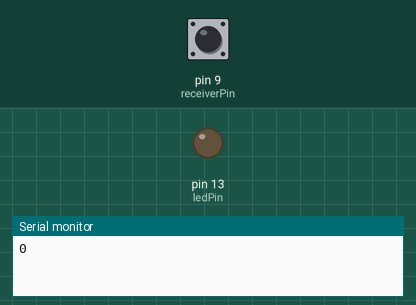
Bench run of a sketch on a simulated Arduino Uno, built with avr-gcc and run on an emulated ATmega328P. Parts: output pins drawn as LEDs (lit = HIGH), the last lines printed to the serial monitor. The test bench sets the inputs (shaded band); at power-on: pin 9 (receiverPin) LOW.

Above: at 2.2 s.
2.3 s: pin 9 (receiverPin) pulsed HIGH 5 times (0.12 s each, 0.3 s apart)
At 4.4 s:
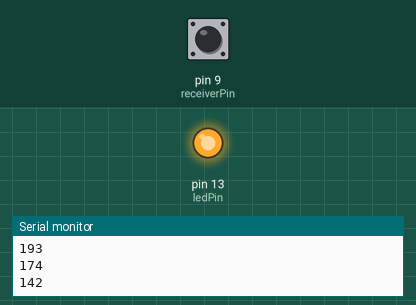
Timing chart, 0 to 6.1 s (numbered marks = the images above; inputs shaded):
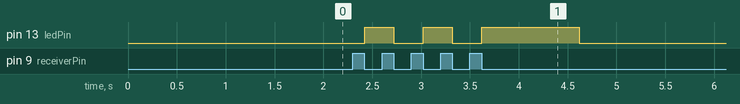

Measured:
- after the input at 2.3 s, pin 13 (ledPin): goes HIGH 0.29 s, LOW 0.30 s, HIGH 0.30 s, LOW 0.30 s, HIGH 1.0 s, then LOW, starting after 0.13 s

The sketch:

OpenLog_Stopwatch.ino
```cpp
/* 4-14-2010 SparkFun Electronics 2012 Nathan Seidle [2-11-2016 edited by BingCheng for WeightThresholdStudy] */

#define ledPin 13       //Status LED connected to digital pin 13
#define receiverPin 9    // button on pin 9 (DEFINE PWM READING PIN)
#include <Adafruit_GPS.h>
#include <SoftwareSerial.h>         //for arduino newer than 1.0
SoftwareSerial mySerial(10, 11);    //mySerial(GPSTX, GPSRX)
Adafruit_GPS GPS(&mySerial);
#define GPSECHO  false    //true to listen to raw GPS data

byte signalState;                   // variable to store PWM
int lastsignalState;                // variable to store last PWM
long previousMillis = 0;            // variable to store last time LED was updated
long startTime ;                    // START time for stop watch
long elapsedTime ;                  // ELAPSED time for stop watch
int fractional;                     // variable used to store FRACTIONAL part of TIME
int blinking = false;               // condition for blinking - timer is TIMING
long interval = 100;                // blink interval - change to suit
int value = LOW;                    // previous value of the LED

boolean usingInterrupt = false;  //off by default - keep track on interrupt
void useInterrupt(boolean); // Func prototype keeps Arduino 0023 happy

void setup()
{
  Serial.begin(115200); //Set baud rate
  pinMode(ledPin, OUTPUT);  //LED
  pinMode(receiverPin, INPUT);   //Read PWM

  GPS.begin(9600);      // 9600 NMEA is the default baud rate for MTK - some use 4800
     //RMC: Time, date, position, course and speed data (Up to 10Hz)
     //GGA: Time, position and fix type data (RMGCCA - Up to 5Hz)
     //ALLDATA: Up to 1Hz ONLY
  //GPS.sendCommand(PMTK_SET_NMEA_OUTPUT_RMCGGA);
  GPS.sendCommand(PMTK_SET_NMEA_OUTPUT_RMCONLY);
  //GPS.sendCommand(PMTK_SET_NMEA_OUTPUT_ALLDATA);

     // Set the update rate, update and pos fix
  //GPS.sendCommand(PMTK_SET_NMEA_UPDATE_1HZ);
  GPS.sendCommand(PMTK_SET_NMEA_UPDATE_5HZ);
  //GPS.sendCommand(PMTK_SET_NMEA_UPDATE_10HZ);
  //GPS.sendCommand(PMTK_API_SET_FIX_CTL_1HZ);
  //GPS.sendCommand(PMTK_API_SET_FIX_CTL_5HZ);   //Fix limit is at 5Hz

  useInterrupt(true); //interrupt go off every 1 m to read GPS data

  delay(1000); //Wait a second for OpenLog to init
  if (GPS.fix){
  Serial.println("Ready for logging");
  }
}

// Interrupt every ms, store new GPS data
SIGNAL(TIMER0_COMPA_vect) {
  char c = GPS.read();
  if (GPSECHO)
    if (c) UDR0 = c;
}

void useInterrupt(boolean v) {
  if (v) {
    OCR0A = 0xAF;
    TIMSK0 |= _BV(OCIE0A);
    usingInterrupt = true;
  } else {
    TIMSK0 &= ~_BV(OCIE0A);
    usingInterrupt = false;
  }
}

uint32_t timer = millis();

void loop()
{
   if (timer > millis())  timer = millis(); //reset timer
  //check PWM signal
   signalState = pulseIn(receiverPin, HIGH);                   // read the PWM and store
   Serial.println(signalState);                //print the PWM value

   if (signalState > 100 &&  blinking == false){
      // if true then trigger while clock is not running - START THE CLOCK
      startTime = millis();   // store the start time
      blinking = true;        // turn on blinking while timing
      delay(5);               // short delay to debounce switch
      lastsignalState = signalState;   // store signalState in lastsignalState, to compare next time

      //every 0.5 second, print GPS
    if (millis() - timer > 500) {
      timer = millis(); // reset the timer
    if (GPS.fix) {
          Serial.print("Speed (knots): "); Serial.println(GPS.speed);
          Serial.print("Altitude: "); Serial.println(GPS.altitude);
       }
     }
   }

   else if (signalState < 100 && blinking == true){
      // if true then trigger while clock is RUNNING - STOP THE CLOCK AND REPORT
        elapsedTime =   millis() - startTime;     // store elapsed time
        blinking = false;                         // turn off blinking, all done timing
        lastsignalState = signalState;            // store signalState in lastsignalState, to compare next time

       // routine to report elapsed time
        Serial.print( (int)(elapsedTime / 1000L));         // divide by 1000 to convert to seconds - then cast to an int to print
        Serial.print(".");                             // print decimal point
        Serial.print("Still Fix?: "); Serial.print((int)GPS.fix);

        // use modulo operator to get fractional part of time
       fractional = (int)(elapsedTime % 1000L);

       if (fractional == 0)
          Serial.print("000");      // add three zero's
       else if (fractional < 10)    // if fractional < 10 the 0 is ignored giving a wrong time, so add the zeros
          Serial.print("00");       // add two zeros
       else if (fractional < 100)
          Serial.print("0");        // add one zero

       Serial.println(fractional);  // print fractional part of time
   }
   else{
      lastsignalState = signalState;  // store signalState in lastsignalState, to compare next time
   }

   // blink routine - blink the LED while timing
   if ( (millis() - previousMillis > interval) ) {
      if (blinking == true){
         previousMillis = millis();    // remember the last time we blinked the LED
         // if the LED is off turn it on and vice-versa.
         if (value == LOW)
            value = HIGH;
         else
            value = LOW;
         digitalWrite(ledPin, value);
      }
      else{
         digitalWrite(ledPin, LOW); // turn off LED when not blinking
      }
   }
}
```
